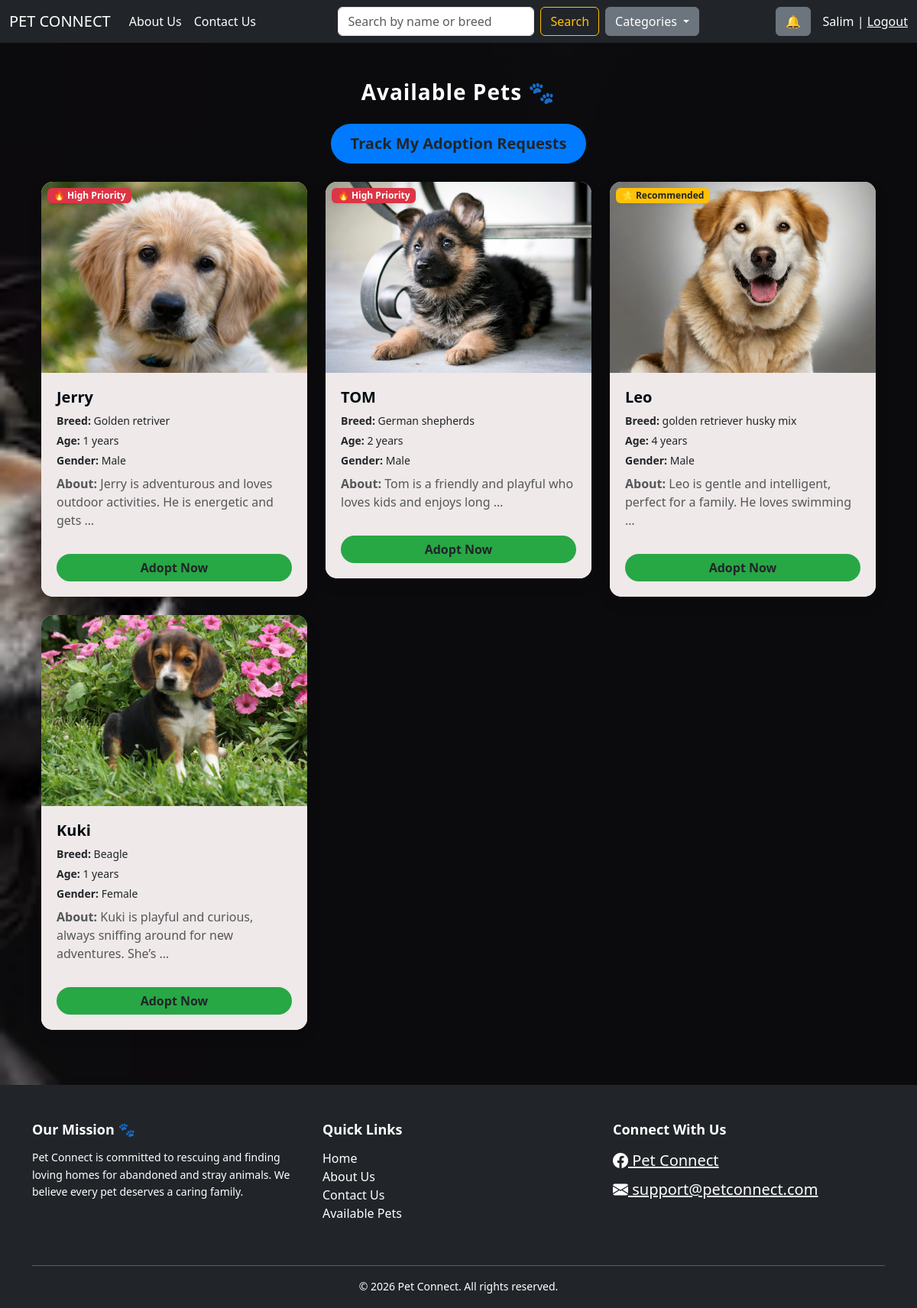
Screenshot of /?category=Dog (signed in) with the database file from the repository.
### main/models.py (models this page shows, shortened)
class Pet(models.Model):
    CATEGORY_CHOICES = (
        ('Dog', 'Dog'),
        ('Cat', 'Cat'),
    )
    GENDER_CHOICES = (
        ('M', 'Male'),
        ('F', 'Female'),
    )
    name = models.CharField(max_length=100)
    breed = models.CharField(max_length=100)
    age = models.PositiveIntegerField()
    description = models.TextField()
    category = models.CharField(max_length=10, choices=CATEGORY_CHOICES, default='Dog')
    gender = models.CharField(max_length=1, choices=GENDER_CHOICES, default='M')
    image = models.ImageField(
        upload_to='pet_images/',
        height_field='image_height',
        width_field='image_width',
        null=True,
        blank=True
    )
    image_height = models.IntegerField(null=True, blank=True)
    image_width = models.IntegerField(null=True, blank=True)
    available = models.BooleanField(default=True)
    is_special_needs = models.BooleanField(default=False)
    created_at = models.DateTimeField(default=timezone.now) # Tracks how long they've stayed
    def get_priority_score(self):
        score = 0
        if self.is_special_needs:
            score += 100
        days_in_shelter = (timezone.now() - self.created_at).days
        if days_in_shelter > 30:
            score += 50
        if self.age >= 8:
            score += 30
        return score # This must be inside the function

### main/views.py (the view)
# urls.py: path('', views.home, name='home'),
@login_required
def home(request):
    query = request.GET.get('q')
    category = request.GET.get('category')
    pets = Pet.objects.all()
    if category:
        pets = pets.filter(category=category)
    if query:
        pets = pets.filter(
            Q(name__icontains=query) |
            Q(breed__icontains=query)
        )
    pets_list = list(pets)
    pets_list.sort(
    key=lambda x: (x.get_priority_score(), x.created_at.timestamp()),
    reverse=True
)
    notifications = Notification.objects.filter(user=request.user).order_by('-created_at')
    unread_count = notifications.filter(is_read=False).count()
    return render(request, 'home.html', {
        'pets': pets_list,  # Note: we are passing the sorted list here
        'query': query,
        'notifications': notifications,
        'unread_count': unread_count
    })

### main/templates/home.html (shortened to what this page needs)
{% extends 'base.html' %}
{% load static %}
{% block content %}
<div class="container mt-5 mb-5">
    <h3 class="text-center mb-4 text-white page-title">
        Available Pets 🐾
    </h3>
    <div class="text-center my-4">
        <a href="{% url 'my_adoption_requests' %}" class="btn btn-track btn-lg">
            Track My Adoption Requests
        </a>
    </div>
    <div class="row">
    {% for pet in pets %}
        <div class="col-md-4 mb-4">
            <div class="card pet-card border-0 position-relative">
                <div class="position-absolute top-0 start-0 m-2 d-flex flex-column gap-1" style="z-index: 10;">
                    {% if pet.get_priority_score >= 100 %}
                        <span class="badge bg-danger shadow-sm">🔥 High Priority</span>
                    {% elif pet.get_priority_score >= 50 %}
                        <span class="badge bg-warning text-dark shadow-sm">⭐ Recommended</span>
                    {% endif %}
                </div>
                {% if pet.image %}
                    <img src="{{ pet.image.url }}" class="card-img-top pet-img">
                {% else %}
                    <img src="https://via.placeholder.com/300x250" class="card-img-top pet-img">
                {% endif %}
                <div class="card-body card-body-custom">
                    <h5 class="pet-name">{{ pet.name }}</h5>
                    <p class="pet-info"><strong>Breed:</strong> {{ pet.breed }}</p>
                    <p class="pet-info"><strong>Age:</strong> {{ pet.age }} years</p>
                    <p class="pet-info"><strong>Gender:</strong> {% if pet.gender == 'M' %} Male {% else %} Female {% endif %}</p>
                    <p class="text-muted mt-2">
                        <strong>About:</strong> {{ pet.description|truncatewords:12 }}
                    </p>
                    <a href="{% url 'adopt_pet' pet.id %}" class="btn btn-adopt w-100 mt-3">Adopt Now</a>
                </div>
            </div>
        </div>
    {% empty %}
        <div class="col-12 text-center text-white empty-message">No pets found. 🐾</div>
    {% endfor %}
    </div>
</div>
{% endblock %}

### main/templates/base.html (shortened to what this page needs)
{% load static %}
<!DOCTYPE html>
<html lang="en">
<head>
    <link href="https://cdn.jsdelivr.net/npm/bootstrap@5.3.3/dist/css/bootstrap.min.css" rel="stylesheet">
</head>
<body>
<nav class="navbar navbar-expand-lg navbar-dark bg-dark">
    <div class="container-fluid">
        <a class="navbar-brand" href="{% url 'home' %}">PET CONNECT</a>
        <div class="collapse navbar-collapse" id="navBar">
            <ul class="navbar-nav me-auto mb-2 mb-lg-0">
                <li class="nav-item"><a class="nav-link" href="{% url 'about' %}">About Us</a></li>
                <li class="nav-item"><a class="nav-link" href="{% url 'contact' %}">Contact Us</a></li>
            </ul>
            {% if request.resolver_match.url_name == 'home' %}
            <div class="d-flex mx-auto">
                <form class="d-flex me-2" method="get">
                    <input class="form-control me-2" type="search" name="q" placeholder="Search by name or breed" value="{{ request.GET.q }}">
                    <button class="btn btn-outline-warning" type="submit">Search</button>
                </form>
                <div class="dropdown">
                    <button class="btn btn-secondary dropdown-toggle" type="button" id="categoryDropdown" data-bs-toggle="dropdown" aria-expanded="false">
                        Categories
                    </button>
                </div>
            </div>
            {% endif %}
            {% if request.user.is_authenticated %}
            <div class="d-flex align-items-center ms-auto">
        <div class="dropdown me-3">
        <a class="btn btn-secondary position-relative" href="#" role="button" id="notifDropdown" data-bs-toggle="dropdown" aria-expanded="false">
            🔔
        </a>
    </div>
                <span class="text-white">
                    {{ request.user.username }} |
                    <a href="{% url 'logout' %}" class="text-warning">Logout</a>
                </span>
            </div>
            {% endif %}
        </div>
    </div>
</nav>
<div class="container mt-4" force-left-layout">
    {% block content %}{% endblock %}
</div>
<footer class="bg-dark text-white pt-5 pb-3 mt-5">
    <div class="container">
        <div class="row">
            <div class="col-md-4 mb-4">
                <h5 class="fw-bold">Our Mission 🐾</h5>
                <p>
                    Pet Connect is committed to rescuing and finding loving homes for abandoned and stray animals.
                    We believe every pet deserves a caring family.
                </p>
            </div>
            <div class="col-md-4 mb-4">
                <h5 class="fw-bold">Quick Links</h5>
                <ul class="list-unstyled">
                    <li><a href="{% url 'home' %}" class="text-white text-decoration-none">Home</a></li>
                    <li><a href="{% url 'about' %}" class="text-white text-decoration-none">About Us</a></li>
                    <li><a href="{% url 'contact' %}" class="text-white text-decoration-none">Contact Us</a></li>
                    <li><a href="{% url 'home' %}" class="text-white text-decoration-none">Available Pets</a></li>
                </ul>
            </div>
            <div class="col-md-4 mb-4">
                <h5 class="fw-bold">Connect With Us</h5>
                <a href="https://facebook.com/petconnect" target="_blank" class="text-white me-3 fs-5">
                    <i class="bi bi-facebook"></i> Pet Connect
                </a>
                <br>
                <a href="mailto:support@petconnect.com" class="text-white fs-5 mt-2 d-block">
                    <i class="bi bi-envelope-fill"></i> support@petconnect.com
                </a>
            </div>
        </div>
        <hr class="bg-light">
        <p class="text-center mb-0">&copy; 2026 Pet Connect. All rights reserved.</p>
    </div>
</footer>
<link rel="stylesheet" href="https://cdn.jsdelivr.net/npm/bootstrap-icons@1.11.1/font/bootstrap-icons.css">
</body>
</html>

### main/templates/home.html (style rules this page uses)
.page-title { font-weight: 700; letter-spacing: 1px; }
.pet-card { border-radius: 15px; overflow: hidden; transition: 0.3s ease; box-shadow: 0 8px 20px rgba(0,0,0,0.08); }
.pet-img { height: 250px; object-fit: cover; }
.card-body-custom { background: #efe9e9; padding: 20px; }
.pet-name { font-weight: 600; color: #020a12; }
.pet-info { font-size: 14px; margin-bottom: 5px; }
.btn-adopt { background-color: #28a745; border: none; font-weight: 600; transition: 0.3s; border-radius: 30px; }
.btn-track { background-color: #007bff; font-weight: 600; border-radius: 30px; padding: 10px 25px; transition: 0.3s; }
.row { display: flex !important; flex-direction: row !important; direction: ltr !important; justify-content: flex-start !important; }

### main/templates/base.html (style rules this page uses)
footer { font-family: 'Segoe UI', Tahoma, Geneva, Verdana, sans-serif; }
footer h5 { margin-bottom: 15px; font-size: 18px; }
footer p { font-size: 14px; line-height: 1.6; }

### rows the page displays
Pet: is_special_needs "🔥 High Priority", image (picture), name "Jerry", breed "Golden retriver", age "1", gender "Male", description "Jerry is adventurous and loves outdoor activities. He is energetic and gets …"
Pet: is_special_needs "🔥 High Priority", image (picture), name "TOM", breed "German shepherds", age "2", gender "Male", description "Tom is a friendly and playful who loves kids and enjoys long …"
Pet: is_special_needs "⭐ Recommended", image (picture), name "Leo", breed "golden retriever husky mix", age "4", gender "Male", description "Leo is gentle and intelligent, perfect for a family. He loves swimming …"
Pet: image (picture), name "Kuki", breed "Beagle", age "1", gender "Female", description "Kuki is playful and curious, always sniffing around for new adventures. She’s …"

### other values shown
{{ request.user.username }} "Salim"
